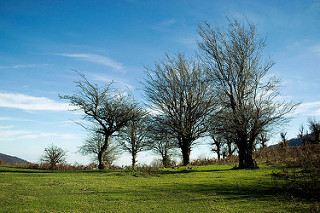
#> input picture images/lalandiz.jpg, 320 x 213 px
$ python main.py
#> lines starting #> are read from the running program, lines starting #| are printed output that depends on the picture
#> in main, color_image is the input picture: shape (213, 320, 3); mean B, G, R 137.1, 132.2, 98.7
### unsharpmask.py
import cv2 as cv
import numpy as np

def unsharp_mask(image, kernel_size=(5, 5), sigma=1.0, amount=1.0, threshold=0):
    """Return a sharpened version of the image, using an unsharp mask."""
#> called with kernel_size = (5, 5), sigma = 1, amount = 1, threshold = 0
    # For details on unsharp masking, see:
    # https://en.wikipedia.org/wiki/Unsharp_masking
    # https://homepages.inf.ed.ac.uk/rbf/HIPR2/unsharp.htm
    blurred = cv.GaussianBlur(image, kernel_size, sigma)
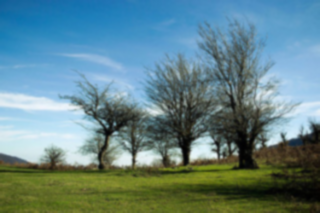
#> blurred: shape (213, 320, 3); mean B, G, R 137.1, 132.2, 98.7
    sharpened = float(amount + 1) * image - float(amount) * blurred
    sharpened = np.maximum(sharpened, np.zeros(sharpened.shape))
    sharpened = np.minimum(sharpened, 255 * np.ones(sharpened.shape))
    sharpened = sharpened.round().astype(np.uint8)
    if threshold > 0:
        low_contrast_mask = np.absolute(image - blurred) < threshold
        np.copyto(sharpened, image, where=low_contrast_mask)
    return sharpened

### ygrayscale.py
import numpy as np

def y_grayscale(rgb_image):
    """Return a grayscale version of the RGB image, using the Y channel of the YCbCr color space."""
    # For details on the YCbCr color space, see:
    # https://en.wikipedia.org/wiki/YCbCr
    # https://www.itu.int/dms_pubrec/itu-r/rec/bt/R-REC-BT.601-7-201103-I!!PDF-E.pdf
    return (.299 * rgb_image[:, :, 0] +
            .587 * rgb_image[:, :, 1] +
            .114 * rgb_image[:, :, 2]).round().astype(np.uint8)
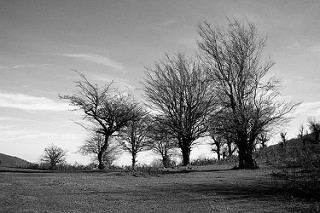
#> returned value: shape (213, 320); min 0, max 255, mean 129.8

### main.py
import cv2 as cv
from unsharpmask import unsharp_mask
from ygrayscale import y_grayscale

def main():
    color_image = cv.imread('images/lalandiz.jpg')
    sharpened_color_image = unsharp_mask(color_image)
    more_sharpened_color_image = unsharp_mask(color_image, amount=2)
    grayscale_image = y_grayscale(color_image)
    sharpened_grayscale_image = unsharp_mask(grayscale_image)
#> call 3 of unsharp_mask, with kernel_size = (5, 5), sigma = 1, amount = 1, threshold = 0
#> in unsharp_mask (call 3), `blurred = cv.GaussianBlur(image, kernel_size, sigma)`:
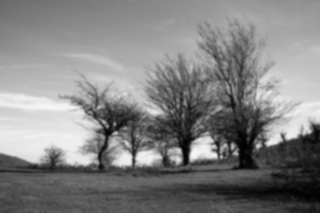
#> blurred: shape (213, 320); min 1, max 246, mean 129.8
#> in unsharp_mask (call 3), `sharpened = float(amount + 1) * image - float(amount) * blurred`:
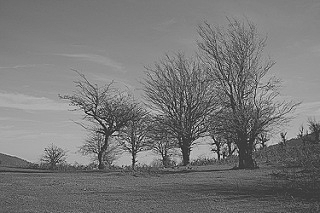
#> sharpened: shape (213, 320) float64; min -125, max 415, mean 129.8; drawn with min black and max white
#> in unsharp_mask (call 3), `sharpened = np.maximum(sharpened, np.zeros(sharpened.shape))`:
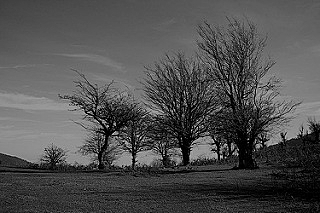
#> sharpened: shape (213, 320) float64; min 0, max 415, mean 130.7; drawn with min black and max white
    more_sharpened_grayscale_image = unsharp_mask(grayscale_image, amount=2)
#> call 4 of unsharp_mask, with kernel_size = (5, 5), sigma = 1, amount = 2, threshold = 0
#> in unsharp_mask (call 4), `sharpened = np.maximum(sharpened, np.zeros(sharpened.shape))`:
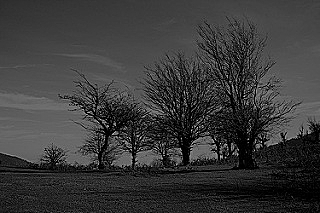
#> sharpened: shape (213, 320) float64; min 0, max 576, mean 132.6; drawn with min black and max white
#> in unsharp_mask (call 4), `sharpened = np.minimum(sharpened, 255 * np.ones(sharpened.shape))`:
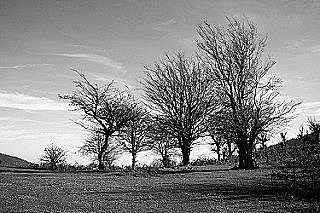
#> sharpened: shape (213, 320) float64; min 0, max 255, mean 130.9
    cv.imwrite('images/lalandiz.sharpened.jpg', sharpened_color_image)
    cv.imwrite('images/lalandiz.sharpened.more.jpg', more_sharpened_color_image)
    cv.imwrite('images/lalandiz.grayscale.jpg', grayscale_image)
    cv.imwrite('images/lalandiz.grayscale.sharpened.jpg', sharpened_grayscale_image)
    cv.imwrite('images/lalandiz.grayscale.sharpened.more.jpg', more_sharpened_grayscale_image)

if __name__ == '__main__':
    main()
